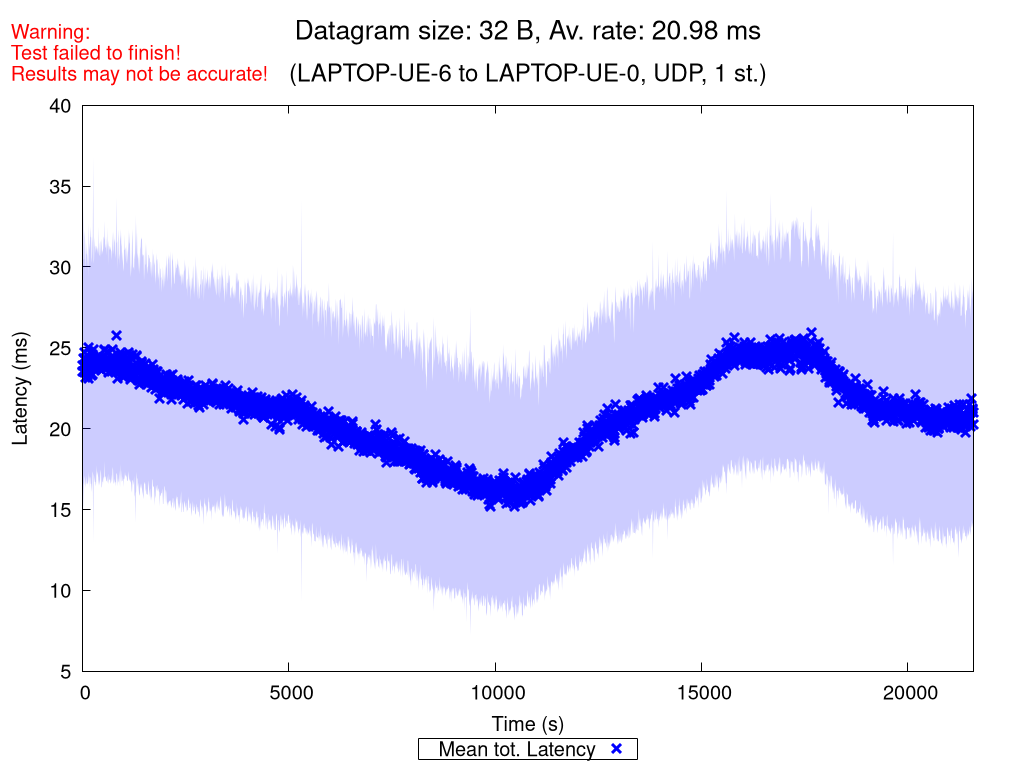

gnuplot code for this plot:
set terminal pngcairo nocrop enhanced size 1024,768 font "Verdana,15"
set output "UDP_1_st_2020_11_09_15-46-36_two2one_00032B.png"

set title "{/=20 Datagram size: 32 B, Av. rate: 20.98 ms}\n\n{/=18 (LAPTOP-UE-6 to LAPTOP-UE-0, UDP, 1 st.)}"
set label "Warning:\nTest failed to finish!\nResults may not be accurate!" at screen 0.01, screen 0.96 tc rgb "red"

set xlabel "Time (s)"
set ylabel "Latency (ms)"
set ytics nomirror
set key bmargin center horizontal box samplen 1 width -1
set bmargin 4.6
set rmargin 4.5

rf = 1.0  # rate factor
set style fill transparent solid 0.2 noborder
set autoscale xfix
plot "UDP_1_st_2020_11_09_15-46-36_two2one_00032B_iperf_processed.dat" using 1:($2/rf-$3/rf):($2/rf+$3/rf) with filledcurves lc rgb "blue" notitle, \
     "" using 1:($2/rf) with points pt 2 ps 1.5 lw 3 lc rgb "blue" title "Mean tot. Latency", \
